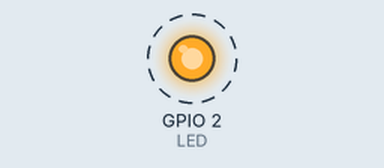
Bench run of a program on a simulated ESP32. On the bench: output pins drawn as LEDs (lit = HIGH). Dashed ring = blinking. What the program prints to the serial monitor is not drawn.

Above: at 0.1 s.
Timing chart, 0 to 3.0 s (numbered marks = the images above):
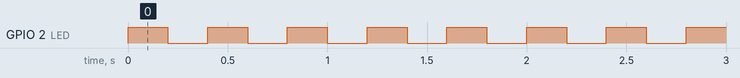

Measured:
- by itself, GPIO 2 (LED): alternates HIGH for 0.20 s and LOW for 0.20 s

The program:

main.cpp
```cpp
/*
Exemplo para a criação de tasks
Esse exemplo exibe como criar tarefas no FreeRTOS
*/

#include <Arduino.h>

#include "freertos/FreeRTOS.h"
#include "freertos/task.h"

#define LED 2

TaskHandle_t task1Handle = NULL;
TaskHandle_t task2Handle = NULL;

void vTask1(void *pvParameters);
void vTask2(void *pvParameters);

void setup() {
  Serial.begin(9600);
  pinMode(LED, OUTPUT);

  xTaskCreate(vTask1,"TASK1",configMINIMAL_STACK_SIZE, NULL, 1, &task1Handle);
  xTaskCreate(vTask2,"TASK2",configMINIMAL_STACK_SIZE+1024, NULL, 2, &task1Handle);
}

void loop() {
  vTaskDelay(3000);
}

void vTask1(void *pvParameters){
  pinMode(LED, OUTPUT);

  while(1){
    digitalWrite(LED, !digitalRead(LED));
    vTaskDelay(pdMS_TO_TICKS(200));
  }
}

void vTask2(void *pvParameters){

  int cont = 0;
  while(1){
    Serial.println("Task 2: " + String(cont++));
    vTaskDelay(pdMS_TO_TICKS(1000));
  }
}
```
